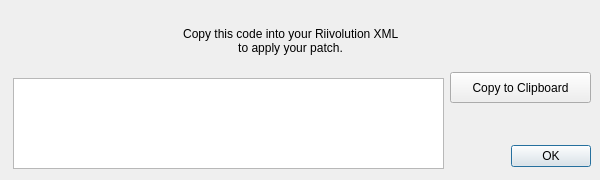
<?xml version="1.0" encoding="UTF-8"?>
<ui version="4.0">
 <class>Dialog</class>
 <widget class="QDialog" name="Dialog">
  <property name="windowModality">
   <enum>Qt::ApplicationModal</enum>
  </property>
  <property name="geometry">
   <rect>
    <x>0</x>
    <y>0</y>
    <width>600</width>
    <height>180</height>
   </rect>
  </property>
  <property name="minimumSize">
   <size>
    <width>600</width>
    <height>180</height>
   </size>
  </property>
  <property name="maximumSize">
   <size>
    <width>600</width>
    <height>180</height>
   </size>
  </property>
  <property name="windowTitle">
   <string>Assemble Next - Riivolution XML Export</string>
  </property>
  <property name="modal">
   <bool>true</bool>
  </property>
  <widget class="QDialogButtonBox" name="buttonBox">
   <property name="geometry">
    <rect>
     <x>510</x>
     <y>140</y>
     <width>81</width>
     <height>32</height>
    </rect>
   </property>
   <property name="layoutDirection">
    <enum>Qt::LeftToRight</enum>
   </property>
   <property name="orientation">
    <enum>Qt::Horizontal</enum>
   </property>
   <property name="standardButtons">
    <set>QDialogButtonBox::Ok</set>
   </property>
  </widget>
  <widget class="QPushButton" name="toclipboard">
   <property name="geometry">
    <rect>
     <x>450</x>
     <y>72</y>
     <width>141</width>
     <height>31</height>
    </rect>
   </property>
   <property name="text">
    <string>Copy to Clipboard</string>
   </property>
  </widget>
  <widget class="QLabel" name="label">
   <property name="geometry">
    <rect>
     <x>150</x>
     <y>10</y>
     <width>281</width>
     <height>61</height>
    </rect>
   </property>
   <property name="text">
    <string>Copy this code into your Riivolution XML 
to apply your patch.</string>
   </property>
   <property name="alignment">
    <set>Qt::AlignCenter</set>
   </property>
  </widget>
  <widget class="QTextEdit" name="codeout">
   <property name="geometry">
    <rect>
     <x>13</x>
     <y>78</y>
     <width>431</width>
     <height>91</height>
    </rect>
   </property>
   <property name="readOnly">
    <bool>true</bool>
   </property>
  </widget>
 </widget>
 <resources/>
 <connections>
  <connection>
   <sender>buttonBox</sender>
   <signal>accepted()</signal>
   <receiver>Dialog</receiver>
   <slot>accept()</slot>
   <hints>
    <hint type="sourcelabel">
     <x>248</x>
     <y>254</y>
    </hint>
    <hint type="destinationlabel">
     <x>157</x>
     <y>274</y>
    </hint>
   </hints>
  </connection>
  <connection>
   <sender>buttonBox</sender>
   <signal>rejected()</signal>
   <receiver>Dialog</receiver>
   <slot>reject()</slot>
   <hints>
    <hint type="sourcelabel">
     <x>316</x>
     <y>260</y>
    </hint>
    <hint type="destinationlabel">
     <x>286</x>
     <y>274</y>
    </hint>
   </hints>
  </connection>
 </connections>
</ui>
